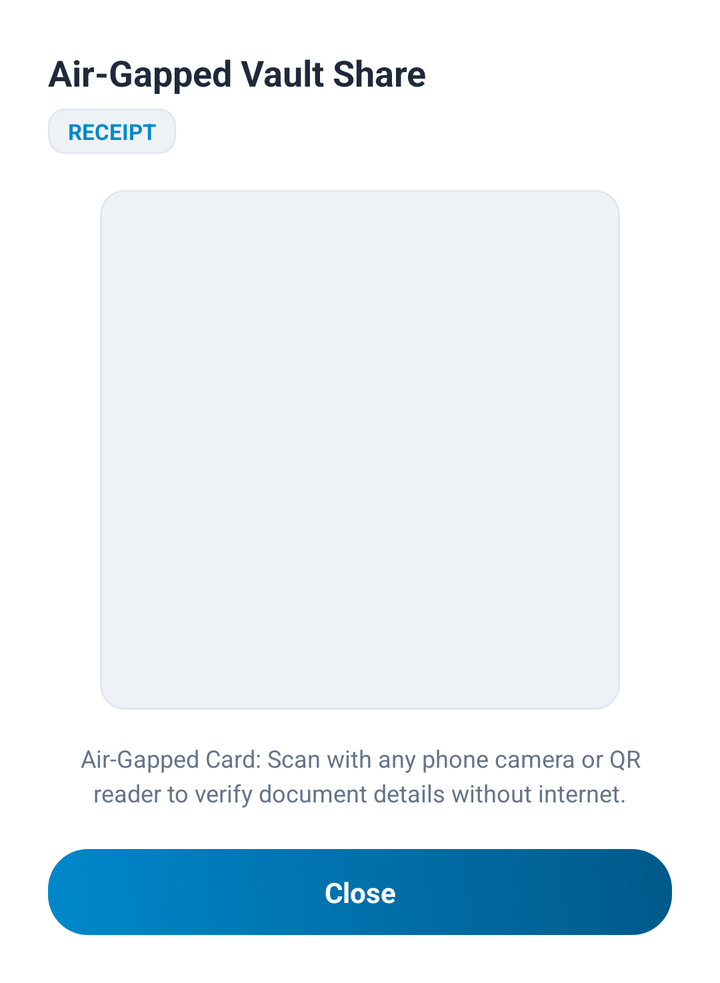
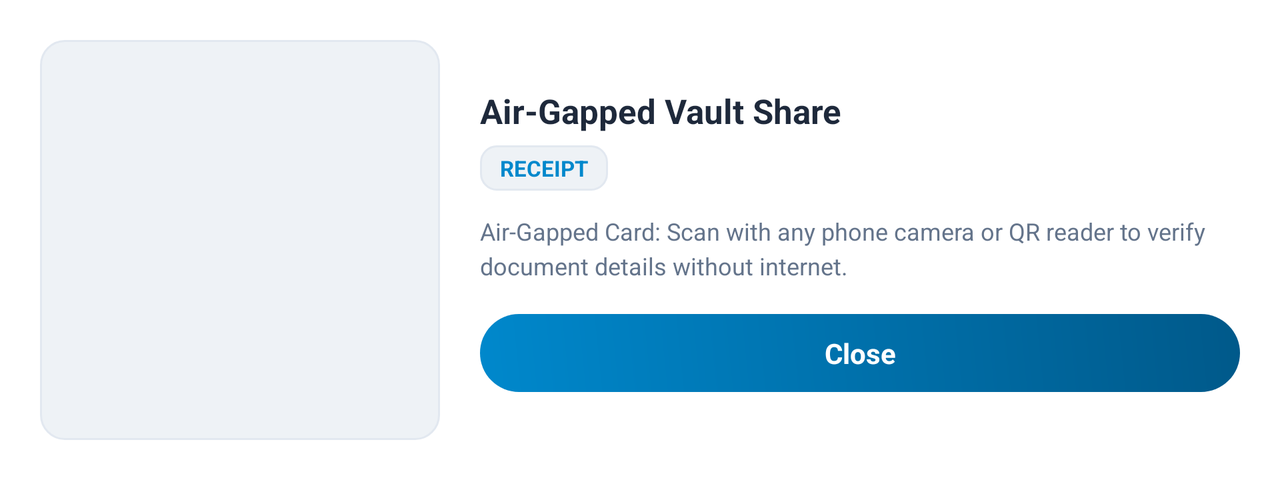

One screen, two layout resources from the same app: the default and the repository's alternative for another configuration. Each is rendered where Android would select it; the XML of both is given below.
<!-- AndroidManifest.xml: application theme Theme.GhostDocs -->
<!-- res/layout/dialog_qr_share.xml -->
<?xml version="1.0" encoding="utf-8"?>
<RelativeLayout xmlns:android="http://schemas.android.com/apk/res/android"
    android:layout_width="match_parent"
    android:layout_height="wrap_content"
    android:background="@color/ghostSurface"
    android:padding="24dp">

    
    <TextView
        android:id="@+id/tv_qr_title"
        android:layout_width="match_parent"
        android:layout_height="wrap_content"
        android:layout_alignParentStart="true"
        android:layout_alignParentTop="true"
        android:text="Air-Gapped Vault Share"
        android:textColor="@color/ghostOnSurface"
        android:textSize="18sp"
        android:textStyle="bold" />

    <TextView
        android:id="@+id/tv_qr_type"
        android:layout_width="wrap_content"
        android:layout_height="wrap_content"
        android:layout_below="@id/tv_qr_title"
        android:layout_alignParentStart="true"
        android:layout_marginTop="6dp"
        android:background="@drawable/bg_doc_badge"
        android:paddingHorizontal="10dp"
        android:paddingVertical="4dp"
        android:text="RECEIPT"
        android:textColor="@color/ghostPrimary"
        android:textSize="11sp"
        android:textStyle="bold" />

    
    <RelativeLayout
        android:id="@+id/container_qr"
        android:layout_width="260dp"
        android:layout_height="260dp"
        android:layout_below="@id/tv_qr_type"
        android:layout_centerHorizontal="true"
        android:layout_marginTop="18dp"
        android:background="@drawable/bg_card_preview"
        android:padding="14dp">

        <ImageView
            android:id="@+id/iv_qr_code"
            android:layout_width="match_parent"
            android:layout_height="match_parent"
            android:contentDescription="@string/cd_qr_code"
            android:scaleType="fitCenter" />

        <ProgressBar
            android:id="@+id/pb_qr_loading"
            android:layout_width="48dp"
            android:layout_height="48dp"
            android:layout_centerInParent="true"
            android:indeterminateTint="@color/ghostPrimary"
            android:visibility="gone" />

    </RelativeLayout>

    
    <TextView
        android:id="@+id/tv_qr_instructions"
        android:layout_width="match_parent"
        android:layout_height="wrap_content"
        android:layout_below="@id/container_qr"
        android:layout_marginTop="16dp"
        android:gravity="center"
        android:text="Air-Gapped Card: Scan with any phone camera or QR reader to verify document details without internet."
        android:textColor="@color/ghostOnSurfaceMuted"
        android:textSize="12sp"
        android:lineSpacingMultiplier="1.2" />

    
    <RelativeLayout
        android:id="@+id/layout_qr_actions"
        android:layout_width="match_parent"
        android:layout_height="wrap_content"
        android:layout_below="@id/tv_qr_instructions"
        android:layout_marginTop="20dp">

        <TextView
            android:id="@+id/btn_qr_close"
            android:layout_width="match_parent"
            android:layout_height="wrap_content"
            android:gravity="center"
            android:background="@drawable/bg_chip_selected"
            android:paddingHorizontal="28dp"
            android:paddingVertical="12dp"
            android:text="Close"
            android:textColor="@color/ghostOnPrimary"
            android:textSize="14sp"
            android:textStyle="bold" />

    </RelativeLayout>

</RelativeLayout>
<!-- resources referenced by this layout -->
<resources>
  <color name="ghostOnPrimary">#FFFFFF</color>
  <color name="ghostOnSurface">#1E293B</color>
  <color name="ghostOnSurfaceMuted">#64748B</color>
  <color name="ghostPrimary">#0088CC</color>
  <color name="ghostSurface">#FFFFFF</color>
  <!-- drawable bg_card_preview (drawable) -->
  <?xml version="1.0" encoding="utf-8"?>
  <shape xmlns:android="http://schemas.android.com/apk/res/android"
      android:shape="rectangle">
      <solid android:color="@color/ghostSurfaceVariant" />
      <stroke
          android:width="1dp"
          android:color="@color/ghostDivider" />
      <corners android:radius="12dp" />
  </shape>
  <!-- drawable bg_chip_selected (drawable) -->
  <?xml version="1.0" encoding="utf-8"?>
  <ripple xmlns:android="http://schemas.android.com/apk/res/android"
      android:color="#33FFFFFF">
      <item>
          <shape android:shape="rectangle">
              <gradient
                  android:angle="45"
                  android:startColor="@color/ghostPrimary"
                  android:endColor="@color/ghostPrimaryDark" />
              <corners android:radius="20dp" />
          </shape>
      </item>
  </ripple>
  <!-- drawable bg_doc_badge (drawable) -->
  <?xml version="1.0" encoding="utf-8"?>
  <shape xmlns:android="http://schemas.android.com/apk/res/android"
      android:shape="rectangle">
      <solid android:color="@color/ghostSurfaceVariant" />
      <stroke
          android:width="1dp"
          android:color="@color/ghostDivider" />
      <corners android:radius="8dp" />
  </shape>
  <string name="cd_qr_code">QR code for air-gapped document sharing</string>
  <style name="Theme.GhostDocs" parent="Theme.MaterialComponents.DayNight.NoActionBar">
          
          <item name="colorPrimary">@color/ghostPrimary</item>
          <item name="colorPrimaryVariant">@color/ghostPrimaryVariant</item>
          <item name="colorOnPrimary">@color/ghostOnPrimary</item>
          <item name="colorSecondary">@color/ghostAccent</item>
          <item name="colorSecondaryVariant">@color/ghostAccentVariant</item>
          <item name="colorOnSecondary">@color/ghostOnPrimary</item>
          <item name="colorSurface">@color/ghostSurface</item>
          <item name="colorOnSurface">@color/ghostOnSurface</item>
          <item name="colorError">@color/ghostError</item>
  
          
          <item name="android:colorBackground">@color/ghostDarkBg</item>
          <item name="android:windowBackground">@color/ghostDarkBg</item>
  
          
          <item name="android:statusBarColor">@color/statusBar</item>
          <item name="android:navigationBarColor">@color/navBar</item>
          <item name="android:windowLightStatusBar">true</item>
          <item name="android:windowLightNavigationBar">true</item>
  
          
          <item name="android:fontFamily">sans-serif</item>
  
          
          <item name="colorControlHighlight">#200088CC</item>
      </style>
  <color name="ghostSurfaceVariant">#EEF2F6</color>
  <color name="ghostDivider">#E2E8F0</color>
  <color name="ghostPrimaryDark">#00598A</color>
  <color name="ghostPrimaryVariant">#0073B0</color>
  <color name="ghostAccent">#E53935</color>
  <color name="ghostAccentVariant">#C62828</color>
  <color name="ghostError">#EF4444</color>
  <color name="ghostDarkBg">#F6F8FB</color>
  <color name="statusBar">#FFFFFF</color>
  <color name="navBar">#F6F8FB</color>
</resources>
<!-- res/layout-land/dialog_qr_share.xml (the repository's variant of the layout above) -->
<!-- drawn on the phone turned sideways -->
<?xml version="1.0" encoding="utf-8"?>
<RelativeLayout
    xmlns:android="http://schemas.android.com/apk/res/android"
    android:layout_width="match_parent"
    android:layout_height="wrap_content"
    android:background="@color/ghostSurface"
    android:padding="20dp">

    
    <RelativeLayout
        android:id="@+id/container_qr"
        android:layout_width="200dp"
        android:layout_height="200dp"
        android:layout_alignParentStart="true"
        android:layout_centerVertical="true"
        android:background="@drawable/bg_card_preview"
        android:padding="12dp">

        <ImageView
            android:id="@+id/iv_qr_code"
            android:layout_width="match_parent"
            android:layout_height="match_parent"
            android:contentDescription="@string/cd_qr_code"
            android:scaleType="fitCenter" />

        <ProgressBar
            android:id="@+id/pb_qr_loading"
            android:layout_width="44dp"
            android:layout_height="44dp"
            android:layout_centerInParent="true"
            android:indeterminateTint="@color/ghostPrimary"
            android:visibility="gone" />

    </RelativeLayout>

    
    <RelativeLayout
        android:layout_width="match_parent"
        android:layout_height="wrap_content"
        android:layout_centerVertical="true"
        android:layout_marginStart="20dp"
        android:layout_toEndOf="@id/container_qr">

        <TextView
            android:id="@+id/tv_qr_title"
            android:layout_width="match_parent"
            android:layout_height="wrap_content"
            android:ellipsize="end"
            android:maxLines="2"
            android:text="Air-Gapped Vault Share"
            android:textColor="@color/ghostOnSurface"
            android:textSize="17sp"
            android:textStyle="bold" />

        <TextView
            android:id="@+id/tv_qr_type"
            android:layout_width="wrap_content"
            android:layout_height="wrap_content"
            android:layout_below="@id/tv_qr_title"
            android:layout_marginTop="6dp"
            android:background="@drawable/bg_doc_badge"
            android:paddingHorizontal="10dp"
            android:paddingVertical="4dp"
            android:text="RECEIPT"
            android:textColor="@color/ghostPrimary"
            android:textSize="11sp"
            android:textStyle="bold" />

        <TextView
            android:id="@+id/tv_qr_instructions"
            android:layout_width="match_parent"
            android:layout_height="wrap_content"
            android:layout_below="@id/tv_qr_type"
            android:layout_marginTop="12dp"
            android:lineSpacingMultiplier="1.2"
            android:text="Air-Gapped Card: Scan with any phone camera or QR reader to verify document details without internet."
            android:textColor="@color/ghostOnSurfaceMuted"
            android:textSize="12sp" />

        <RelativeLayout
            android:id="@+id/layout_qr_actions"
            android:layout_width="match_parent"
            android:layout_height="wrap_content"
            android:layout_below="@id/tv_qr_instructions"
            android:layout_marginTop="16dp">

            <TextView
                android:id="@+id/btn_qr_close"
                android:layout_width="match_parent"
                android:layout_height="wrap_content"
                android:background="@drawable/bg_chip_selected"
                android:gravity="center"
                android:paddingHorizontal="24dp"
                android:paddingVertical="10dp"
                android:text="Close"
                android:textColor="@color/ghostOnPrimary"
                android:textSize="14sp"
                android:textStyle="bold" />

        </RelativeLayout>

    </RelativeLayout>

</RelativeLayout>
